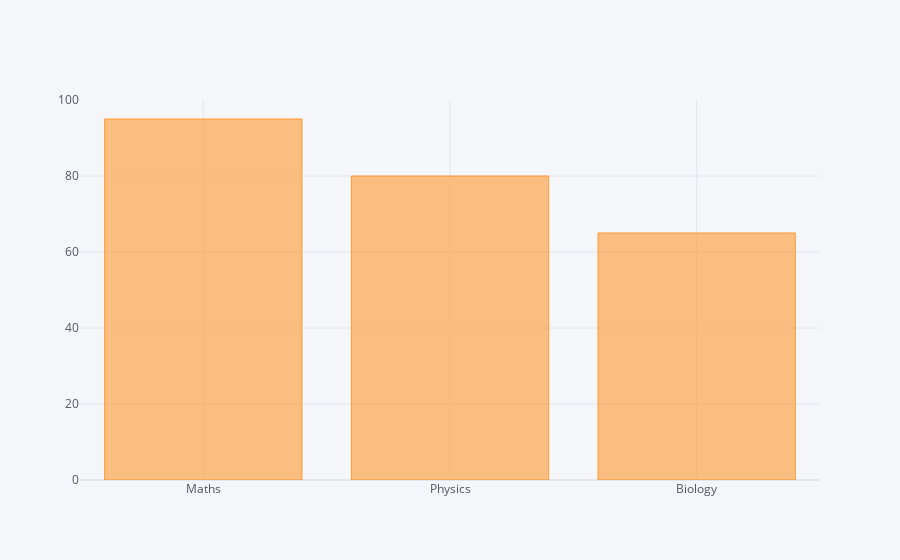

The notebook cell this image was saved under:
### Code cell
data.iplot(kind='bar', x='Category',y='Marks')

### Figure 1 — Plotly figure (JSON) as saved in the notebook; plotly's stock layout.template omitted (floating-point values rounded to 4 significant figures)
{"data": [{"marker": {"color": "rgba(255, 153, 51, 0.6)", "line": {"color": "rgba(255, 153, 51, 1.0)", "width": 1}}, "name": "Marks", "orientation": "v", "text": "", "type": "bar", "x": ["Maths", "Physics", "Biology"], "y": [95, 80, 65]}], "layout": {"autosize": true, "legend": {"bgcolor": "#F5F6F9", "font": {"color": "#4D5663"}}, "paper_bgcolor": "#F5F6F9", "plot_bgcolor": "#F5F6F9", "title": {"font": {"color": "#4D5663"}}, "xaxis": {"autorange": true, "gridcolor": "#E1E5ED", "range": [-0.5, 2.5], "showgrid": true, "tickfont": {"color": "#4D5663"}, "title": {"font": {"color": "#4D5663"}, "text": ""}, "type": "category", "zerolinecolor": "#E1E5ED"}, "yaxis": {"autorange": true, "gridcolor": "#E1E5ED", "range": [0, 100], "showgrid": true, "tickfont": {"color": "#4D5663"}, "title": {"font": {"color": "#4D5663"}, "text": ""}, "type": "linear", "zerolinecolor": "#E1E5ED"}}}
